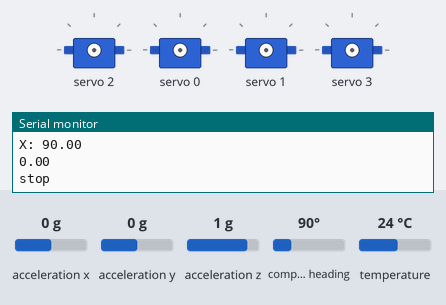
The sketch below on a simulated Arduino Uno, built with avr-gcc and run on an emulated ATmega328P. Parts: 4 × servo, the last lines printed to the serial monitor. Inputs (shaded band) come from the test bench; at power-on: compass heading 90°, acceleration x 0 g, acceleration y 0 g, acceleration z 1 g, temperature 24 °C.

Above: at 2.2 s.
2.3 s: compass heading set to 81°
At 3.2 s:
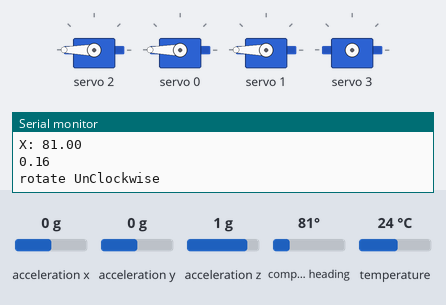
3.8 s: compass heading set to 92°
5.3 s: compass heading set to 99°
At 5.8 s:
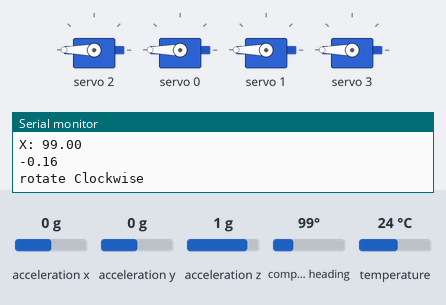
Timing chart, 0 to 8.3 s (numbered marks = the images above; inputs shaded):
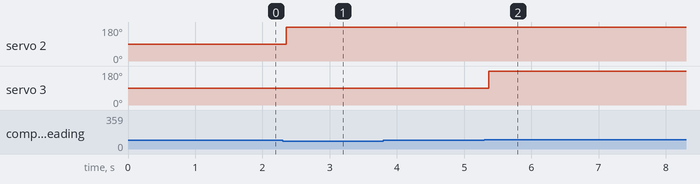

The sketch:

gyroAndPWMSample.ino
```cpp
#include <Wire.h>
#include <Adafruit_Sensor.h>
#include <Adafruit_BNO055.h>
#include <utility/imumaths.h>
#include <Wire.h>
#include <PCA9685.h>            //PCA9685用ヘッダーファイル（秋月電子通商作成）
#include <math.h>

/* This driver reads raw data from the BNO055
    2015/MAR/03  - First release (KTOWN)
*/

/* Set the delay between fresh samples */
#define BNO055_SAMPLERATE_DELAY_MS (100)

const double toRad= PI / 180.0;

#define DCMIN 0 // This is the 'minimum' pulse length count (out of 4096)
#define DCMAX 4095 // This is the 'maximum' pulse length count (out of 4096)
#define PWM_FREQ 50

#define SERVOMIN 150 // This is the 'minimum' pulse length count (out of 4096)
#define SERVOMAX 600 // This is the 'maximum' pulse length count (out of 4096)

#define DC0_PHASE 3
#define DC0_ENBL  2
#define DC1_PHASE 1
#define DC1_ENBL  0

// Check I2C device address and correct line below (by default address is 0x29 or 0x28)
//                                   id, address
Adafruit_BNO055 bno = Adafruit_BNO055(-1, 0x28);

PCA9685 pwm = PCA9685(0x40);    //PCA9685のアドレス指定（アドレスジャンパ未接続時）

int defaultXdeg;
const double margin=0.1;
bool setClockwise=false;
bool setUnClockwise=false;

/**************************************************************************/
/*
    Arduino setup function (automatically called at startup)
*/
/**************************************************************************/
void setup(void){
    Serial.begin(115200);
    Serial.println("Orientation Sensor Raw Data Test"); Serial.println("");

    /* Initialise the sensor */
    if(!bno.begin()){
        /* There was a problem detecting the BNO055 ... check your connections */
        Serial.print("Ooops, no BNO055 detected ... Check your wiring or I2C ADDR!");
        while(1);
    }

    delay(1000);

    pwm.begin();
    pwm.setPWMFreq(PWM_FREQ);

    /* Display the current temperature */
    int8_t temp = bno.getTemp();
    Serial.print("Current Temperature: ");
    Serial.print(temp);
    Serial.println(" C");
    Serial.println("");

    bno.setExtCrystalUse(true);

    Serial.println("Calibration status values: 0=uncalibrated, 3=fully calibrated");

    imu::Vector<3> euler = bno.getVector(Adafruit_BNO055::VECTOR_EULER);
    defaultXdeg=euler.x();
}

//pwmモジュール経由のDCモタドラと9軸を用いて，起動時の角度に戻ろうとするサンプル
void loop(void){

    //角度読み出し
    imu::Vector<3> euler = bno.getVector(Adafruit_BNO055::VECTOR_EULER);

    Serial.print("default:");
    Serial.println(defaultXdeg);
    Serial.print("X: ");
    Serial.println(euler.x());

    //yawを-179~180°に直す
    if(180<defaultXdeg){
        defaultXdeg=-1*(360-defaultXdeg);
    }

    //現在ベクトルを回転させて目標ベクトルに向かう際の差分角度(半時計が正)
    double now=euler.x();
    double targetX=cos(defaultXdeg*toRad);
    double targetY=sin(defaultXdeg*toRad);
    double nowX=cos(now*toRad);
    double nowY=sin(now*toRad);
    double rotate=nowX*targetY-targetX*nowY;

    Serial.println(rotate);

    int output=30;

    //目標と現在角度にマージン以上の開きがある場合，モータを動かして元に戻る
    if(abs(rotate)>margin){//回るべきか？
        Serial.print("rotate ");
        if(rotate>0.0){//反時計回りか？
            Serial.println("UnClockwise");
            if(!setUnClockwise){//すでに命令したか？
                Serial.println("go");
                dcMotorSet(0,output);
                dcMotorSet(1,-1*output);
                setClockwise=false;
                setUnClockwise=true;
            }
        }else{
            Serial.println("Clockwise");
            if(!setClockwise){//すでに命令したか？
                Serial.println("go");
                dcMotorSet(0,-1*output);
                dcMotorSet(1,output);
                setUnClockwise=false;
                setClockwise=true;
            }
        }
    }else{
        Serial.println("stop");
        if(setClockwise || setUnClockwise){
            setClockwise=false;
            setUnClockwise=false;
            dcMotorSet(0,0);
            dcMotorSet(1,0);
        }
    }
    Serial.println("");
    delay(100);
}

//DCモータのパワーを決定する
//ch:0 or 1  それぞれ右と左のモータに対応
//power:-100 ~ 100  逆転 100%～正転100%に対応
//実行状態や引数の範囲に応じて返り値あり
int dcMotorSet(int ch,int power){
    const int powerMax=100;
    const int powerMin=-100;
    const int stop=0;
    if(ch<0 || 1<ch){return -1;}
    if(power<powerMin || powerMax<power){return -1;}

    if(ch==0){
        if(0<power){
            power = map(power, stop+1, powerMax, DCMIN+1, DCMAX);
            pwm.setPWM(DC0_ENBL, 0, power);
            pwm.setPWM(DC0_PHASE, 0, stop);
        }else if(power<0){
            power = map(power, stop-1, powerMin, DCMIN+1, DCMAX);
            pwm.setPWM(DC0_ENBL, 0, power);
            pwm.setPWM(DC0_PHASE, 0,DCMAX);
        }else{
            pwm.setPWM(DC0_ENBL, 0, stop);
            pwm.setPWM(DC0_PHASE, 0,stop);
        }
        Serial.print("ch0:");
        Serial.println(power);
    }else{
        if(0<power){
            power = map(power, stop+1, powerMax, DCMIN+1, DCMAX);
            pwm.setPWM(DC1_ENBL, 0, power);
            pwm.setPWM(DC1_PHASE, 0, stop);
        }else if(power<0){
            power = map(power, stop-1, powerMin, DCMIN+1, DCMAX);
            pwm.setPWM(DC1_ENBL, 0, power);
            pwm.setPWM(DC1_PHASE, 0,DCMAX);
        }else{
            pwm.setPWM(DC1_ENBL, 0, stop);
            pwm.setPWM(DC1_PHASE, 0,stop);
        }
        Serial.print("ch1:");
        Serial.println(power);
    }

    return 0;
}

void servoWrite(int ch, int ang){ //動かすサーボチャンネルと角度を指定
    ang = map(ang, 0, 180, SERVOMIN, SERVOMAX); //角度（0～180）をPWMのパルス幅に変換
    pwm.setPWM(ch, 0, ang);
}
```

Measured:
- the behaviour switches between 85 and 84° on compass heading (found by bisection; images 0 and 1)
- the behaviour switches between 95 and 96° on compass heading (found by bisection; images 1 and 2)
- after the input at 2.3 s, servo 2: 90° → 180° after 0.06 s
- after the input at 5.3 s, servo 3: 90° → 180° after 0.06 s
